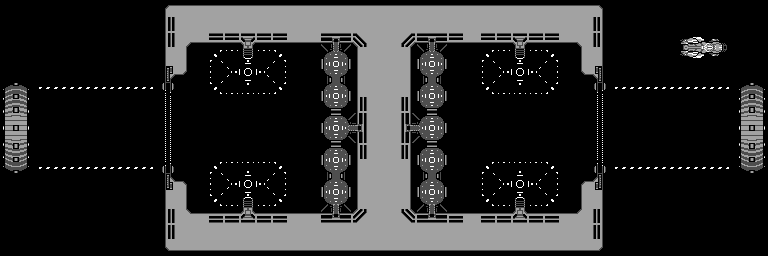

The image is a tile-based game level rendered from a .tmx file. Its description and complete source (layers, tilesets, objects, tile grids) follow:
An orthogonal 48x16 tile map with 16x16 px tiles, 1 tile layer (Tile Layer 1) and 2 objects (2x, 1x).

<map version="1.10" tiledversion="1.10.1" orientation="orthogonal" renderorder="right-down" width="48" height="16" tilewidth="16" tileheight="16" infinite="0" nextlayerid="3" nextobjectid="6">
 <tileset firstgid="1" source="Station.tsx" />
 <layer id="1" name="Tile Layer 1" width="48" height="16">
  <data encoding="csv">
0,0,0,0,0,0,0,0,0,0,50,4,4,4,4,4,4,4,4,4,4,4,4,4,4,4,4,4,4,4,4,4,4,4,4,4,4,1,0,0,0,0,0,0,0,0,0,0,
0,0,0,0,0,0,0,0,0,0,6,19,19,19,19,19,19,19,19,19,19,19,19,19,19,19,19,19,19,19,19,19,19,19,19,19,19,40,0,0,0,0,0,0,0,0,0,0,
0,0,0,0,0,0,0,0,0,0,6,20,34,38,38,181,38,38,34,34,11,12,39,19,19,24,11,12,38,34,38,38,181,38,38,34,35,40,0,0,0,0,225,226,227,228,0,0,
0,0,0,0,0,0,0,0,0,0,2,36,0,132,133,182,135,136,0,0,27,28,2,19,19,36,27,28,0,0,132,133,182,135,136,0,2,36,0,0,0,0,241,242,243,244,0,0,
0,0,0,0,0,0,0,0,0,0,73,52,0,148,149,150,151,152,0,0,15,16,2,19,19,36,15,16,0,0,148,149,150,151,152,0,33,42,0,0,0,0,0,0,0,0,0,0,
199,200,118,119,119,119,119,119,119,120,89,0,0,164,165,166,167,168,0,0,31,32,2,19,19,36,31,32,0,0,164,165,166,167,168,0,0,58,118,119,119,119,119,119,119,120,199,200,
215,216,0,0,0,0,0,0,0,0,75,0,0,0,0,0,0,0,0,0,25,26,6,19,19,40,25,26,0,0,0,0,0,0,0,0,0,75,0,0,0,0,0,0,0,0,215,216,
231,232,0,0,0,0,0,0,0,0,75,0,0,0,0,0,0,0,0,0,9,13,14,19,19,45,46,10,0,0,0,0,0,0,0,0,0,75,0,0,0,0,0,0,0,0,231,232,
247,248,0,0,0,0,0,0,0,0,75,0,0,0,0,0,0,0,0,0,25,29,30,19,19,61,62,26,0,0,0,0,0,0,0,0,0,75,0,0,0,0,0,0,0,0,247,248,
229,230,0,0,0,0,0,0,0,0,75,0,0,0,0,0,0,0,0,0,9,10,6,19,19,40,9,10,0,0,0,0,0,0,0,0,0,75,0,0,0,0,0,0,0,0,229,230,
245,246,118,119,119,119,119,119,119,120,74,0,0,132,133,134,135,136,0,0,15,16,2,19,19,36,15,16,0,0,132,133,134,135,136,0,0,41,118,119,119,119,119,119,119,120,245,246,
0,0,0,0,0,0,0,0,0,0,90,1,0,148,149,150,151,152,0,0,31,32,2,19,19,36,31,32,0,0,148,149,150,151,152,0,50,57,0,0,0,0,0,0,0,0,0,0,
0,0,0,0,0,0,0,0,0,0,2,36,0,164,165,184,167,168,0,0,43,44,2,19,19,36,43,44,0,0,164,165,184,167,168,0,2,36,0,0,0,0,0,0,0,0,0,0,
0,0,0,0,0,0,0,0,0,0,6,3,4,8,8,183,8,8,4,4,59,60,22,19,19,7,59,60,8,4,8,8,183,8,8,4,18,40,0,0,0,0,0,0,0,0,0,0,
0,0,0,0,0,0,0,0,0,0,6,19,19,19,19,19,19,19,19,19,19,19,19,19,19,19,19,19,19,19,19,19,19,19,19,19,19,40,0,0,0,0,0,0,0,0,0,0,
0,0,0,0,0,0,0,0,0,0,33,34,34,34,34,34,34,34,34,34,34,34,34,34,34,34,34,34,34,34,34,34,34,34,34,34,34,52,0,0,0,0,0,0,0,0,0,0
</data>
 </layer>
 <objectgroup id="2" name="Object Layer 1">
  <object id="4" name="2x" x="464.5" y="-109.667" width="144" height="80" />
  <object id="5" name="1x" x="319.667" y="-77.6667" width="72" height="40" />
 </objectgroup>
</map>
